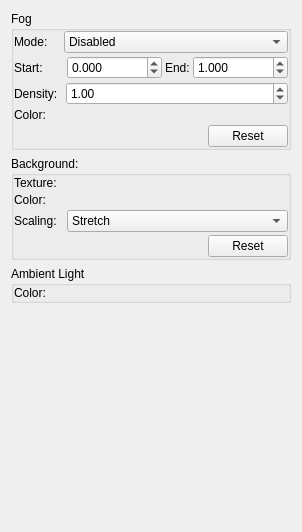
     <widget class="QWidget" name="tabGlobal">
      <attribute name="title">
       <string>Global</string>
      </attribute>
      <layout class="QVBoxLayout" name="verticalLayout_3">
       <item>
        <widget class="QGroupBox" name="groupFog">
         <property name="title">
          <string>Fog</string>
         </property>
         <layout class="QVBoxLayout" name="verticalLayout">
          <property name="spacing">
           <number>3</number>
          </property>
          <property name="margin">
           <number>0</number>
          </property>
          <item>
           <layout class="QHBoxLayout" name="_16">
            <property name="spacing">
             <number>0</number>
            </property>
            <item>
             <widget class="QLabel" name="_4">
              <property name="minimumSize">
               <size>
                <width>50</width>
                <height>0</height>
               </size>
              </property>
              <property name="text">
               <string>Mode:</string>
              </property>
             </widget>
            </item>
            <item>
             <widget class="QComboBox" name="fogModeComboBox">
              <property name="sizePolicy">
               <sizepolicy hsizetype="Expanding" vsizetype="Fixed">
                <horstretch>0</horstretch>
                <verstretch>0</verstretch>
               </sizepolicy>
              </property>
              <item>
               <property name="text">
                <string>Disabled</string>
               </property>
              </item>
              <item>
               <property name="text">
                <string>Linear</string>
               </property>
              </item>
              <item>
               <property name="text">
                <string>Exponential</string>
               </property>
              </item>
              <item>
               <property name="text">
                <string>Quardic exponential</string>
               </property>
              </item>
             </widget>
            </item>
           </layout>
          </item>
          <item>
           <widget class="QWidget" name="linearFogArea" native="true">
            <layout class="QHBoxLayout" name="horizontalLayout">
             <property name="spacing">
              <number>3</number>
             </property>
             <property name="margin">
              <number>0</number>
             </property>
             <item>
              <widget class="QLabel" name="_8">
               <property name="minimumSize">
                <size>
                 <width>50</width>
                 <height>0</height>
                </size>
               </property>
               <property name="text">
                <string>Start:</string>
               </property>
              </widget>
             </item>
             <item>
              <widget class="QDoubleSpinBox" name="fogStartDepthBox">
               <property name="sizePolicy">
                <sizepolicy hsizetype="Expanding" vsizetype="Fixed">
                 <horstretch>0</horstretch>
                 <verstretch>0</verstretch>
                </sizepolicy>
               </property>
               <property name="decimals">
                <number>3</number>
               </property>
               <property name="minimum">
                <double>-999999999.000000000000000</double>
               </property>
               <property name="maximum">
                <double>1000000000.000000000000000</double>
               </property>
               <property name="singleStep">
                <double>0.050000000000000</double>
               </property>
              </widget>
             </item>
             <item>
              <widget class="QLabel" name="_7">
               <property name="text">
                <string>End:</string>
               </property>
              </widget>
             </item>
             <item>
              <widget class="QDoubleSpinBox" name="fogEndDepthBox">
               <property name="sizePolicy">
                <sizepolicy hsizetype="Expanding" vsizetype="Fixed">
                 <horstretch>0</horstretch>
                 <verstretch>0</verstretch>
                </sizepolicy>
               </property>
               <property name="decimals">
                <number>3</number>
               </property>
               <property name="minimum">
                <double>-999999999.000000000000000</double>
               </property>
               <property name="maximum">
                <double>999999999.000000000000000</double>
               </property>
               <property name="singleStep">
                <double>0.050000000000000</double>
               </property>
               <property name="value">
                <double>1.000000000000000</double>
               </property>
              </widget>
             </item>
            </layout>
           </widget>
          </item>
          <item>
           <widget class="QWidget" name="exponentialFogArea" native="true">
            <layout class="QHBoxLayout" name="horizontalLayout_5">
             <property name="spacing">
              <number>2</number>
             </property>
             <property name="margin">
              <number>0</number>
             </property>
             <item>
              <widget class="QLabel" name="_5">
               <property name="minimumSize">
                <size>
                 <width>50</width>
                 <height>0</height>
                </size>
               </property>
               <property name="text">
                <string>Density:</string>
               </property>
              </widget>
             </item>
             <item>
              <widget class="QDoubleSpinBox" name="fogDensityBox">
               <property name="sizePolicy">
                <sizepolicy hsizetype="Expanding" vsizetype="Fixed">
                 <horstretch>0</horstretch>
                 <verstretch>0</verstretch>
                </sizepolicy>
               </property>
               <property name="maximum">
                <double>999999999.000000000000000</double>
               </property>
               <property name="singleStep">
                <double>0.050000000000000</double>
               </property>
               <property name="value">
                <double>1.000000000000000</double>
               </property>
              </widget>
             </item>
            </layout>
           </widget>
          </item>
          <item>
           <widget class="QWidget" name="fogColorArea" native="true">
            <layout class="QHBoxLayout" name="horizontalLayout_6">
             <property name="spacing">
              <number>3</number>
             </property>
             <property name="margin">
              <number>0</number>
             </property>
             <item>
              <widget class="QLabel" name="_6">
               <property name="minimumSize">
                <size>
                 <width>50</width>
                 <height>0</height>
                </size>
               </property>
               <property name="text">
                <string>Color:</string>
               </property>
              </widget>
             </item>
             <item>
              <widget class="ColorChooser" name="fogColorChooser" native="true">
               <property name="sizePolicy">
                <sizepolicy hsizetype="Expanding" vsizetype="Preferred">
                 <horstretch>0</horstretch>
                 <verstretch>0</verstretch>
                </sizepolicy>
               </property>
              </widget>
             </item>
            </layout>
           </widget>
          </item>
          <item alignment="Qt::AlignRight">
           <widget class="QPushButton" name="fogResetButton">
            <property name="sizePolicy">
             <sizepolicy hsizetype="Fixed" vsizetype="Fixed">
              <horstretch>0</horstretch>
              <verstretch>0</verstretch>
             </sizepolicy>
            </property>
            <property name="text">
             <string>Reset</string>
            </property>
           </widget>
          </item>
         </layout>
        </widget>
       </item>
       <item>
        <widget class="QGroupBox" name="groupBackground">
         <property name="title">
          <string>Background:</string>
         </property>
         <layout class="QVBoxLayout" name="verticalLayout_6">
          <property name="spacing">
           <number>3</number>
          </property>
          <property name="margin">
           <number>0</number>
          </property>
          <item>
           <layout class="QHBoxLayout" name="horizontalLayout_4">
            <item>
             <widget class="QLabel" name="_2">
              <property name="minimumSize">
               <size>
                <width>50</width>
                <height>0</height>
               </size>
              </property>
              <property name="text">
               <string>Texture:</string>
              </property>
             </widget>
            </item>
            <item>
             <widget class="FileChooser" name="backgroundTextureChooser" native="true">
              <property name="sizePolicy">
               <sizepolicy hsizetype="Expanding" vsizetype="Preferred">
                <horstretch>0</horstretch>
                <verstretch>0</verstretch>
               </sizepolicy>
              </property>
             </widget>
            </item>
           </layout>
          </item>
          <item>
           <layout class="QHBoxLayout" name="horizontalLayout_9">
            <item>
             <widget class="QLabel" name="_3">
              <property name="minimumSize">
               <size>
                <width>50</width>
                <height>0</height>
               </size>
              </property>
              <property name="text">
               <string>Color:</string>
              </property>
             </widget>
            </item>
            <item>
             <widget class="ColorChooser" name="backgroundColorChooser" native="true">
              <property name="sizePolicy">
               <sizepolicy hsizetype="Expanding" vsizetype="Preferred">
                <horstretch>0</horstretch>
                <verstretch>0</verstretch>
               </sizepolicy>
              </property>
             </widget>
            </item>
           </layout>
          </item>
          <item>
           <layout class="QHBoxLayout" name="horizontalLayout_10">
            <item>
             <widget class="QLabel" name="_1">
              <property name="minimumSize">
               <size>
                <width>50</width>
                <height>0</height>
               </size>
              </property>
              <property name="text">
               <string>Scaling:</string>
              </property>
             </widget>
            </item>
            <item>
             <widget class="QComboBox" name="backgroundScalingMode">
              <property name="sizePolicy">
               <sizepolicy hsizetype="Expanding" vsizetype="Fixed">
                <horstretch>0</horstretch>
                <verstretch>0</verstretch>
               </sizepolicy>
              </property>
              <item>
               <property name="text">
                <string>Stretch</string>
               </property>
              </item>
              <item>
               <property name="text">
                <string>Tile</string>
               </property>
              </item>
             </widget>
            </item>
           </layout>
          </item>
          <item alignment="Qt::AlignRight">
           <widget class="QPushButton" name="backgroundResetButton">
            <property name="sizePolicy">
             <sizepolicy hsizetype="Fixed" vsizetype="Fixed">
              <horstretch>0</horstretch>
              <verstretch>0</verstretch>
             </sizepolicy>
            </property>
            <property name="text">
             <string>Reset</string>
            </property>
           </widget>
          </item>
         </layout>
        </widget>
       </item>
       <item>
        <widget class="QGroupBox" name="groupAmbient">
         <property name="title">
          <string>Ambient Light</string>
         </property>
         <layout class="QVBoxLayout" name="verticalLayout_9">
          <property name="spacing">
           <number>3</number>
          </property>
          <property name="margin">
           <number>0</number>
          </property>
          <item>
           <layout class="QHBoxLayout" name="horizontalLayout_11">
            <item>
             <widget class="QLabel" name="_">
              <property name="minimumSize">
               <size>
                <width>50</width>
                <height>0</height>
               </size>
              </property>
              <property name="text">
               <string>Color:    </string>
              </property>
             </widget>
            </item>
            <item>
             <widget class="ColorChooser" name="ambientColorChooser" native="true">
              <property name="sizePolicy">
               <sizepolicy hsizetype="Expanding" vsizetype="Preferred">
                <horstretch>0</horstretch>
                <verstretch>0</verstretch>
               </sizepolicy>
              </property>
             </widget>
            </item>
           </layout>
          </item>
         </layout>
        </widget>
       </item>
       <item>
        <spacer name="_9">
         <property name="orientation">
          <enum>Qt::Vertical</enum>
         </property>
         <property name="sizeHint" stdset="0">
          <size>
           <width>20</width>
           <height>218</height>
          </size>
         </property>
        </spacer>
       </item>
      </layout>
     </widget>
